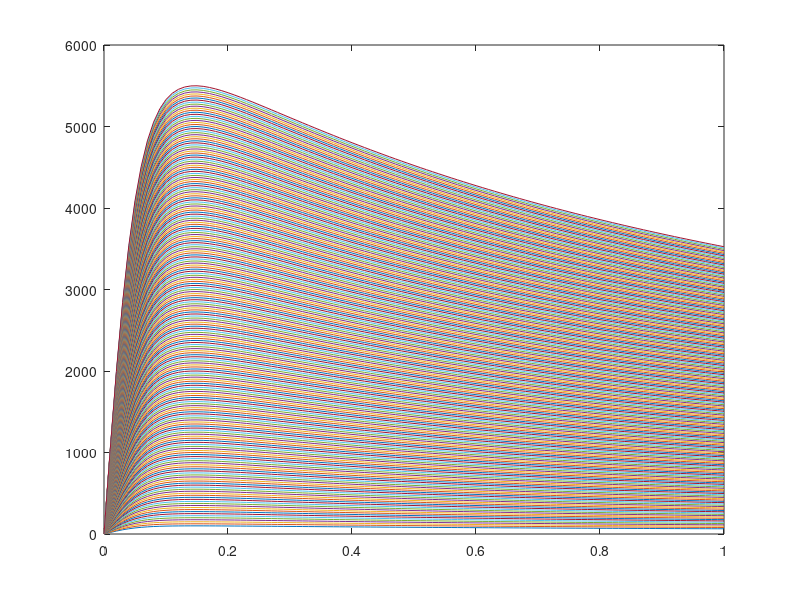

MATLAB code for this plot: (Note: this script raises an error after producing the figure.)
%% Find slip ratio at peak traction
p.B = 10;
p.C = 1.9;
p.D = 1;
p.E = 0.97 - 0.2;

SL = 0:0.01:1;
Fz = 100:25:5500;
nFz = length(Fz);
[sl_grid, Fz_grid] = meshgrid(SL, Fz);

Fx = Fz_grid.*p.D.*sin(p.C.*atan(p.B.*sl_grid - p.E.*(p.B.*sl_grid - atan(p.B.*sl_grid))));

figure(1)
for i = 1:nFz
    plot(sl_grid(i,:),Fx(i,:))
    hold on
end
hold off

fun = @(x)compute_Fx1(x,p);
sl_fx_max = fmincon(fun, 0.15);
sl_fx_max_rounded = floor(sl_fx_max*100)/100;
fx_max = -compute_Fx1(sl_fx_max, p);

%% Make bijective force function
SL = 0:0.01:sl_fx_max;
Fz = 100:25:5500;
nFz = length(Fz);
nSL = length(SL);
[sl_grid, Fz_grid] = meshgrid(SL, Fz);

Fx = Fz_grid.*p.D.*sin(p.C.*atan(p.B.*sl_grid - p.E.*(p.B.*sl_grid - atan(p.B.*sl_grid))));

figure(2)
for i = 1:nFz
    plot(sl_grid(i,:),Fx(i,:))
    hold on
end
hold off

figure(3)
scatter3(Fx, Fz_grid, sl_grid)

%% Find optimal bijective function for slip
p.x_min_total = 0;
p.x_max_total = sl_fx_max;
p.Fz = 800;
e_ref = 0.0005;

opts = optimoptions('fsolve','Display','none');
fun = @(e)compute_x_max_all(e,p);
e_opt = fsolve(fun, e_ref, opts);

x_max = compute_x_max_all2(e_opt, p);
[sl_grid, Fz_grid] = meshgrid(x_max, Fz);
Fx = Fz_grid.*p.D.*sin(p.C.*atan(p.B.*sl_grid - p.E.*(p.B.*sl_grid - atan(p.B.*sl_grid))));
S_tbl = scatteredInterpolant(Fx(:), Fz_grid(:), sl_grid(:));

figure(4)
scatter3(Fx, Fz_grid, sl_grid)

%% Find optimal function for force
p.x_min_total = sl_fx_max;
p.x_max_total = 1;
p.Fz = 800;
e_ref = 0.0001;

opts = optimoptions('fsolve','Display','none');
fun = @(e)compute_x_max_all(e,p);
e_opt = fsolve(fun, e_ref, opts);

p.x_min_total = 0;
x_max = compute_x_max_all2(e_opt, p);
[sl_grid, Fz_grid] = meshgrid(x_max, Fz);
Fx = Fz_grid.*p.D.*sin(p.C.*atan(p.B.*sl_grid - p.E.*(p.B.*sl_grid - atan(p.B.*sl_grid))));
F_tbl = griddedInterpolant(sl_grid', Fz_grid', Fx');

figure(5)
scatter3(sl_grid, Fz_grid, Fx)

%% Save results
clearvars -except S_tbl F_tbl sl_fx_max_rounded
save('SL_table', 'S_tbl', 'F_tbl', 'sl_fx_max_rounded')

%% Function Definitions
function J = compute_Fx1(x, p)
    J = -p.D.*sin(p.C.*atan(p.B.*x - p.E.*(p.B.*x - atan(p.B.*x))));
end

function e_pid = compute_Fx2(x, p)
    Fx_ref = p.Fz*p.D.*sin(p.C.*atan(p.B.*x - p.E.*(p.B.*x - atan(p.B.*x))));
    Fx_pid = p.m*x + p.b;

    e_pid = -abs(Fx_ref - Fx_pid);
end

function de_pid = compute_x_max(x_max, p)
    x = [p.x_min; x_max];
    z = p.Fz.*p.D.*sin(p.C.*atan(p.B.*x - p.E.*(p.B.*x - atan(p.B.*x))));
    p.m = (z(1) - z(2)) / (p.x_min - x_max);
    p.b = z(2) - (p.m*x_max);

    fun2 = @(y)compute_Fx2(y,p);
    opts = optimoptions('fmincon','Algorithm','sqp','Display','none');
    x_e_max = fmincon(fun2, mean(x), [], [], [], [], x(1), x(2),[],opts);
    z_e_max = -p.Fz*compute_Fx1(x_e_max, p);
    z_e_pid = p.m*x_e_max + p.b;
    e = abs(z_e_max - z_e_pid) / z_e_max;

    de_pid = e - p.e_pid;
end

function x_max_all = compute_x_max_all(e_pid, p)
    x_max = p.x_min_total;
    p.e_pid = e_pid;

    while x_max < p.x_max_total
        p.x_min = x_max;
        fun1 = @(x)compute_x_max(x,p);
        opts = optimoptions('fsolve','Display','none');
        x_max = fsolve(fun1, x_max+0.01,opts);
    end
    x_max_all = x_max - p.x_max_total;
    disp(x_max)
end

function x_max = compute_x_max_all2(e_pid, p)
    p.e_pid = e_pid;
    x_max = p.x_min_total;

    while x_max < p.x_max_total
        p.x_min = x_max(end);
        fun1 = @(x)compute_x_max(x,p);
        opts = optimoptions('fsolve','Display','none');
        x_max = [x_max fsolve(fun1, x_max(end)+0.01,opts)];
    end
end
